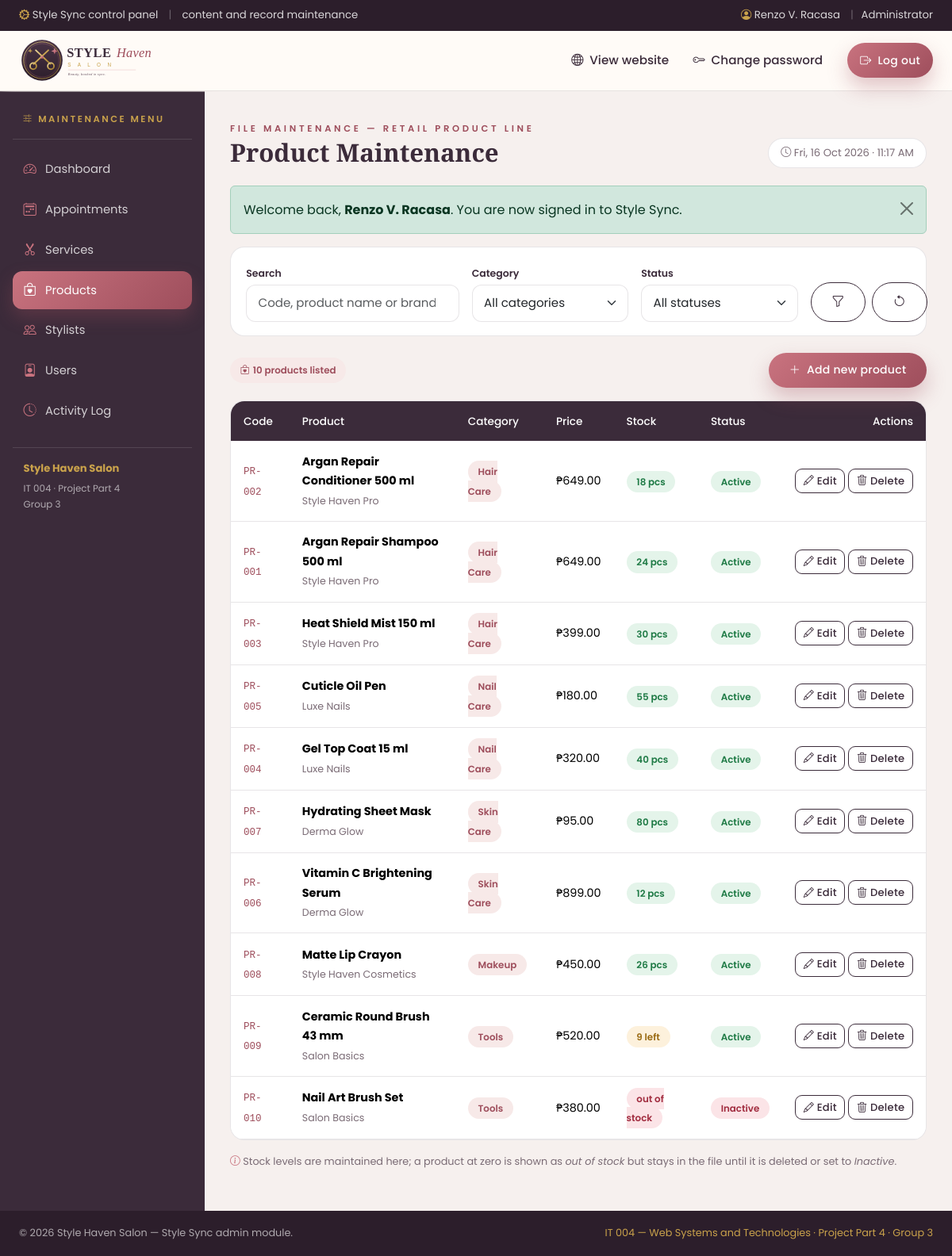
/admin/products.php (signed in), run on the app's committed database.
### tables this page shows
CREATE TABLE `products` (
  `product_id`   INT(11)       NOT NULL AUTO_INCREMENT,
  `product_code` VARCHAR(20)   NOT NULL,
  `product_name` VARCHAR(120)  NOT NULL,
  `brand`        VARCHAR(80)   DEFAULT NULL,
  `category`     ENUM('Hair Care','Nail Care','Skin Care','Makeup','Tools') NOT NULL DEFAULT 'Hair Care',
  `price`        DECIMAL(10,2) NOT NULL DEFAULT 0.00,
  `stock_qty`    INT(11)       NOT NULL DEFAULT 0,
  `description`  VARCHAR(255)  DEFAULT NULL,
  `status`       ENUM('Active','Inactive') NOT NULL DEFAULT 'Active',
  `created_at`   DATETIME      NOT NULL DEFAULT CURRENT_TIMESTAMP,
  `updated_at`   DATETIME      DEFAULT NULL ON UPDATE CURRENT_TIMESTAMP,
  PRIMARY KEY (`product_id`),
  UNIQUE KEY `uq_products_code` (`product_code`),
  KEY `idx_products_category` (`category`)
);

### admin/includes/functions.php (called while the page is built, shortened)
<?php
require_once __DIR__ . '/db.php';
function e($value): string
{
    return htmlspecialchars((string) ($value ?? ''), ENT_QUOTES, 'UTF-8');
}
function query(string $key, $default = '')
{
    if (!isset($_GET[$key])) {
        return $default;
    }
    $value = $_GET[$key];
    return is_string($value) ? trim($value) : $value;
}
function money($amount): string
{
    return "\u{20B1}" . number_format((float) $amount, 2);
}
function status_badge_class(string $status): string
{
    switch (strtolower($status)) {
        case 'confirmed':
        case 'available':
        case 'active':
            return 'badge-confirmed';
        case 'cancelled':
        case 'inactive':
        case 'unavailable':
            return 'badge-cancelled';
    }
}

### admin/includes/models.php (called while the page is built, shortened)
<?php
require_once __DIR__ . '/db.php';
function products_list(string $search = '', string $category = '', string $status = ''): array
{
    $sql    = 'SELECT * FROM products WHERE 1 = 1';
    $params = [];
    $sql .= ' ORDER BY category ASC, product_name ASC';
    return db_all($sql, $params);
}

### admin/includes/db.php (called while the page is built, shortened)
<?php
function db(?PDO $connection = null): PDO
{
    static $pdo = null;
    $dsn = 'mysql:host=' . DB_HOST . ';port=' . DB_PORT
         . ';dbname=' . DB_NAME . ';charset=' . DB_CHARSET;
    try {
        $pdo = new PDO($dsn, DB_USER, DB_PASS, [
            PDO::ATTR_ERRMODE            => PDO::ERRMODE_EXCEPTION,
            PDO::ATTR_DEFAULT_FETCH_MODE => PDO::FETCH_ASSOC,
            PDO::ATTR_EMULATE_PREPARES   => false,
        ]);
    } catch (PDOException $e) {
        http_response_code(500);
        $help = SH_DEBUG
            ? '<br><small>' . htmlspecialchars($e->getMessage(), ENT_QUOTES, 'UTF-8') . '</small>'
            : '';
        exit('<p style="font-family:sans-serif">'
            . 'Style Sync could not connect to the database <strong>'
            . htmlspecialchars(DB_NAME, ENT_QUOTES, 'UTF-8') . '</strong>. '
            . 'Start MySQL in the XAMPP control panel and import '
            . '<code>database/stylehaven.sql</code> in phpMyAdmin.' . $help . '</p>');
    }
    return $pdo;
}
function db_run(string $sql, array $params = []): PDOStatement
{
    $stmt = db()->prepare($sql);
    $stmt->execute($params);
    return $stmt;
}
function db_all(string $sql, array $params = []): array
{
    return db_run($sql, $params)->fetchAll();
}

### admin/products.php (the view, shortened to what this page needs)
<?php
require_once __DIR__ . '/includes/models.php';
$fSearch   = (string) query('search');
$fCategory = (string) query('category');
$fStatus   = (string) query('status');
$rows      = products_list($fSearch, $fCategory, $fStatus);
include __DIR__ . '/includes/header.php';
?>
<div class="admin-toolbar">
  <form method="get" action="products.php" class="row g-3 align-items-end">
    <div class="col-md-4">
      <label class="form-label" for="search">Search</label>
      <input type="search" class="form-control" id="search" name="search"
             value="<?= e($fSearch) ?>" placeholder="Code, product name or brand">
    </div>
    <div class="col-md-3">
      <label class="form-label" for="filterCategory">Category</label>
      <select class="form-select" id="filterCategory" name="category">
        <option value="">All categories</option>
      </select>
    </div>
    <div class="col-md-3">
      <label class="form-label" for="filterStatus">Status</label>
      <select class="form-select" id="filterStatus" name="status">
        <option value="">All statuses</option>
      </select>
    </div>
    <div class="col-md-2 d-flex gap-2">
      <button type="submit" class="btn btn-outline-plum w-100"><i class="bi bi-funnel"></i></button>
      <a href="products.php" class="btn btn-outline-plum w-100" title="Clear filters"><i class="bi bi-arrow-counterclockwise"></i></a>
    </div>
  </form>
</div>
<div class="d-flex flex-wrap justify-content-between align-items-center gap-2 mb-3">
  <span class="admin-pill"><i class="bi bi-bag-heart me-1"></i><?= count($rows) ?> product<?= count($rows) === 1 ? '' : 's' ?> listed</span>
  <a href="products.php?action=add" class="btn btn-rose btn-sm">
    <i class="bi bi-plus-lg me-1"></i> Add new product
  </a>
</div>
<div class="admin-table-wrap table-responsive">
  <table class="table table-sh align-middle">
    <thead>
      <tr>
        <th>Code</th>
        <th>Product</th>
        <th>Category</th>
        <th>Price</th>
        <th>Stock</th>
        <th>Status</th>
        <th class="text-end">Actions</th>
      </tr>
    </thead>
    <tbody>
      <?php if (!$rows): ?>
        <tr>
          <td colspan="7" class="table-empty">
            <i class="bi bi-inbox"></i>
            No products match your filters.
          </td>
        </tr>
      <?php else: ?>
        <?php foreach ($rows as $row): ?>
          <tr>
            <td><code><?= e($row['product_code']) ?></code></td>
            <td>
              <strong><?= e($row['product_name']) ?></strong>
              <?php if ($row['brand']): ?><br><small class="text-muted-sh"><?= e($row['brand']) ?></small><?php endif; ?>
            </td>
            <td><span class="admin-pill"><?= e($row['category']) ?></span></td>
            <td><?= e(money($row['price'])) ?></td>
            <td>
              <?php if ((int) $row['stock_qty'] === 0): ?>
                <span class="badge-soft badge-cancelled">out of stock</span>
              <?php elseif ((int) $row['stock_qty'] <= 10): ?>
                <span class="badge-soft badge-pending"><?= (int) $row['stock_qty'] ?> left</span>
              <?php else: ?>
                <span class="badge-soft badge-confirmed"><?= (int) $row['stock_qty'] ?> pcs</span>
              <?php endif; ?>
            </td>
            <td><span class="badge-soft <?= e(status_badge_class($row['status'])) ?>"><?= e($row['status']) ?></span></td>
            <td class="text-end admin-actions">
              <a href="products.php?action=edit&amp;id=<?= (int) $row['product_id'] ?>" class="btn btn-outline-plum" title="Edit">
                <i class="bi bi-pencil"></i> Edit
              </a>
              <form method="post" action="products.php" class="admin-inline">
                <button type="submit" class="btn btn-outline-plum" title="Delete"
                        data-confirm="Delete the product &quot;<?= e($row['product_name']) ?>&quot;? This cannot be undone.">
                  <i class="bi bi-trash3"></i> Delete
                </button>
              </form>
            </td>
          </tr>
        <?php endforeach; ?>
      <?php endif; ?>
    </tbody>
  </table>
</div>
<p class="admin-hint mt-3 mb-0">
  <i class="bi bi-info-circle text-rose"></i>
  Stock levels are maintained here; a product at zero is shown as <em>out of stock</em>
  but stays in the file until it is deleted or set to <em>Inactive</em>.
</p>
<?php include __DIR__ . '/includes/footer.php'; ?>

### css/style.css (style rules this page uses)
:root { --sh-plum: #3b2b3a; --sh-plum-deep: #2c1e2b; --sh-rose: #c9737f; --sh-rose-dark: #9e4e5c; --sh-blush: #f7e9e8; --sh-gold: #c9a24b; --sh-cream: #fffbf7; --sh-ink: #2a2229; --sh-muted: #7a6b75; --sh-line: rgba(59, 43, 58, 0.12); --sh-radius: 18px; --sh-shadow: 0 18px 45px rgba(59, 43, 58, 0.12); --sh-shadow-sm: 0 8px 22px rgba(59, 43, 58, 0.09); --sh-font-head: "Playfair Display", Georgia, "Times New Roman", serif; --sh-font-body: "Poppins", "Segoe UI", Tahoma, sans-serif; }
html { scroll-behavior: smooth; }
body { font-family: var(--sh-font-body); color: var(--sh-ink); background-color: var(--sh-cream); line-height: 1.7; overflow-x: hidden; }
a { text-decoration: none; }
.text-rose { color: var(--sh-rose) !important; }
.text-muted-sh { color: var(--sh-muted) !important; }
.btn { border-radius: 999px; font-weight: 500; letter-spacing: 0.02em; padding: 0.72rem 1.6rem; }
.btn-rose { background: linear-gradient(135deg, var(--sh-rose), var(--sh-rose-dark)); border: none; color: #fff; box-shadow: 0 12px 26px rgba(158, 78, 92, 0.32); }
.btn-outline-plum { border: 1.6px solid var(--sh-plum); color: var(--sh-plum); background: transparent; }
.form-control, .form-select { border-radius: 12px; border: 1px solid var(--sh-line); padding: 0.68rem 0.9rem; font-size: 0.94rem; background-color: #fff; }
.table-sh thead th { background: var(--sh-plum); color: #fff; font-weight: 500; font-size: 0.85rem; border: none; padding: 0.85rem 1rem; white-space: nowrap; }
.table-sh tbody td { padding: 0.85rem 1rem; font-size: 0.9rem; vertical-align: middle; border-color: var(--sh-line); }
.badge-soft { border-radius: 999px; padding: 0.35rem 0.8rem; font-size: 0.74rem; font-weight: 600; }
.badge-confirmed { background: #e4f4ea; color: #1e7a45; }
.badge-pending { background: #fdf1dc; color: #9a6a12; }
.badge-cancelled { background: #fbe4e7; color: #a12c3f; }

### admin/assets/admin.css (style rules this page uses)
.admin-body { background: #f6f0ee; }
.admin-hint { font-size: 0.8rem; color: var(--sh-muted); }
.admin-toolbar { background: #fff; border: 1px solid var(--sh-line); border-radius: var(--sh-radius); padding: 1.1rem 1.2rem; margin-bottom: 1.3rem; }
.admin-toolbar .form-label { font-size: 0.78rem; font-weight: 600; color: var(--sh-plum); margin-bottom: 0.25rem; }
.admin-table-wrap { background: #fff; border-radius: var(--sh-radius); border: 1px solid var(--sh-line); overflow: hidden; }
.admin-table-wrap .table { margin-bottom: 0; }
.table-sh tbody td code { color: var(--sh-rose-dark); }
.admin-actions { white-space: nowrap; }
.admin-actions .btn { padding: 0.3rem 0.6rem; border-radius: 9px; font-size: 0.82rem; }
.admin-inline { display: inline; }
.admin-pill { border-radius: 999px; padding: 0.35rem 0.8rem; font-size: 0.74rem; font-weight: 600; background: var(--sh-blush); color: var(--sh-rose-dark); }

### data on the page
products: product_code "PR-002", product_name "Argan Repair Conditioner 500 ml", brand "Style Haven Pro", category "Hair Care", price "₱649.00", stock_qty "18", status "Active"
products: product_code "PR-001", product_name "Argan Repair Shampoo 500 ml", brand "Style Haven Pro", category "Hair Care", price "₱649.00", stock_qty "24", status "Active"
products: product_code "PR-003", product_name "Heat Shield Mist 150 ml", brand "Style Haven Pro", category "Hair Care", price "₱399.00", stock_qty "30", status "Active"
products: product_code "PR-005", product_name "Cuticle Oil Pen", brand "Luxe Nails", category "Nail Care", price "₱180.00", stock_qty "55", status "Active"
products: product_code "PR-004", product_name "Gel Top Coat 15 ml", brand "Luxe Nails", category "Nail Care", price "₱320.00", stock_qty "40", status "Active"
products: product_code "PR-007", product_name "Hydrating Sheet Mask", brand "Derma Glow", category "Skin Care", price "₱95.00", stock_qty "80", status "Active"
products: product_code "PR-006", product_name "Vitamin C Brightening Serum", brand "Derma Glow", category "Skin Care", price "₱899.00", stock_qty "12", status "Active"
products: product_code "PR-008", product_name "Matte Lip Crayon", brand "Style Haven Cosmetics", category "Makeup", price "₱450.00", stock_qty "26", status "Active"
products: product_code "PR-009", product_name "Ceramic Round Brush 43 mm", brand "Salon Basics", category "Tools", price "₱520.00", stock_qty "9", status "Active"
products: product_code "PR-010", product_name "Nail Art Brush Set", brand "Salon Basics", category "Tools", price "₱380.00", stock_qty "out of stock", status "Inactive"

### other printed values
SH_SYSTEM "Style Sync"
$signed_in['full_name'] "Renzo V. Racasa"
$signed_in['role'] "Administrator"
$item[0] "Dashboard"
$item[0] "Appointments"
$item[0] "Services"
$item[0] "Products"
$item[0] "Stylists"
$item[0] "Users"
$item[0] "Activity Log"
SH_SALON "Style Haven Salon"
$page_kicker "FILE MAINTENANCE — RETAIL PRODUCT LINE"
$page_title "Product Maintenance"
$flash['message'] "Welcome back, Renzo V. Racasa . You are now signed in to Style Sync."
count($rows) "10"
